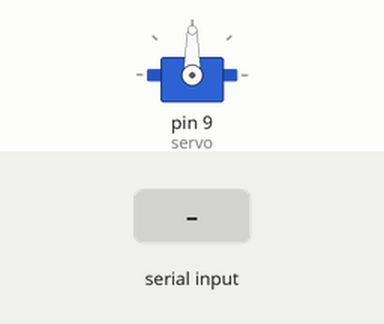
Simulated run of this sketch. Board: Arduino Uno, built with avr-gcc and run on an emulated ATmega328P. Shown: servo. The inputs (shaded band) are chosen by the test bench.

Above: at 1.2 s.
1.3 s: "F" received over the second serial link
At 2.1 s:
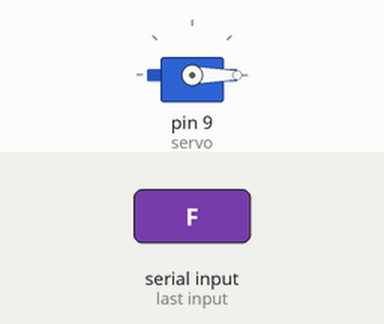
2.8 s: "O" received over the second serial link
At 3.3 s:
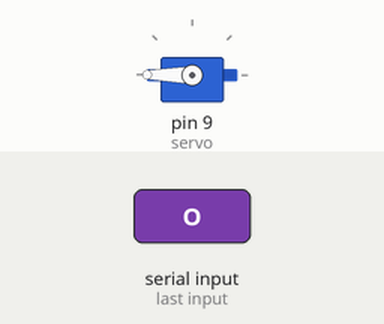
Timing chart, 0 to 5.8 s (numbered marks = the images above; inputs shaded):
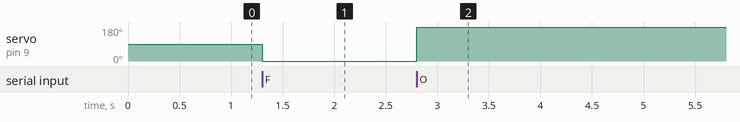

Measured:
- after the input at 1.3 s, servo on pin 9 (servo): 90° → 0° at once
- after the input at 2.8 s, servo on pin 9 (servo): 0° → 180° at once

The sketch:

Presentation.ino
```cpp
#include<SoftwareSerial.h>
#include<Servo.h>
#define Tx 10
#define Rx 11

Servo servo;

SoftwareSerial bt(Tx,Rx);
char c;

void ouvrirTrappe(){
  servo.write(180);
}

void fermerTrappe(){
  servo.write(0);
}

void setup(){
  bt.begin(9600);
  Serial.begin(9600);
  servo.attach(9);
}

void loop(){
  while(bt.available()){
    c = bt.read();
    if(c == 'F')
      fermerTrappe();
    else if(c =='O')
      ouvrirTrappe();
  }
}
```
